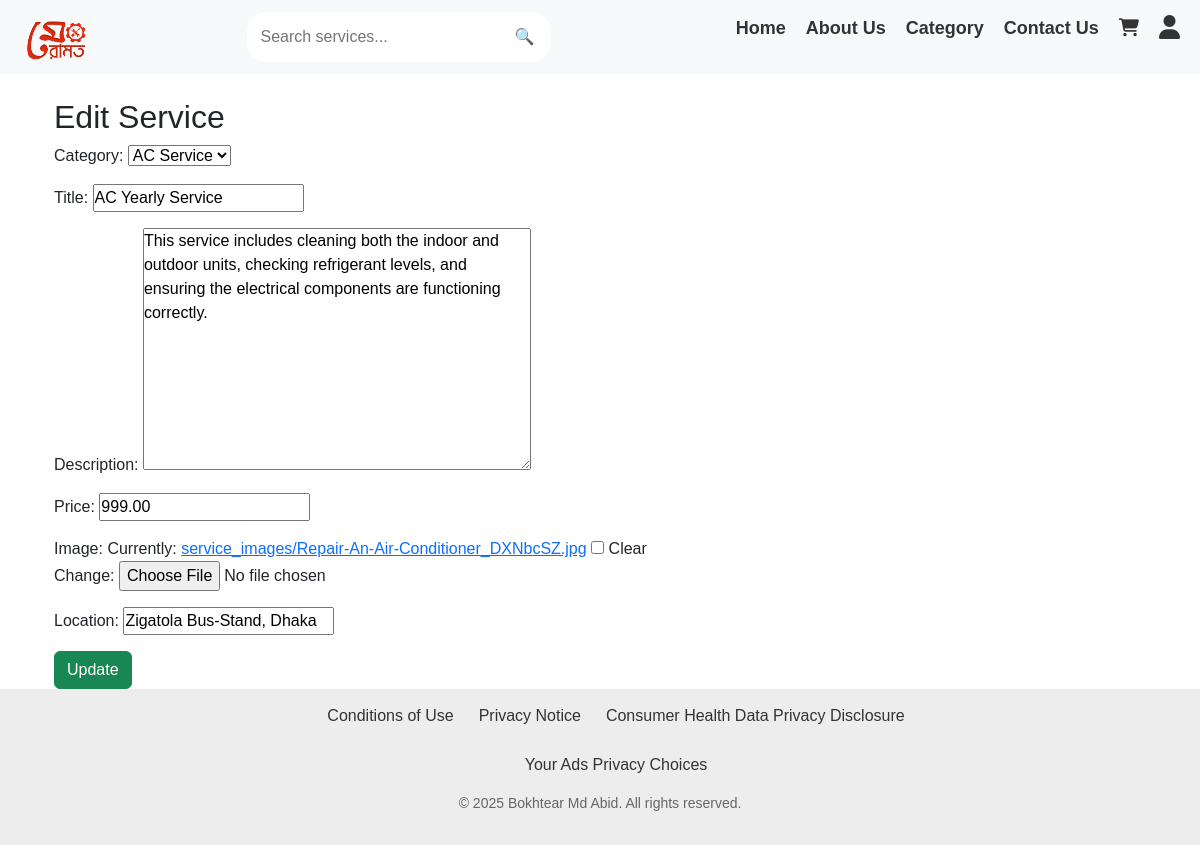
Page /seller/edit-service/1/ (signed in) on the committed database.
### meramotapp/models.py (models this page shows, shortened)
class Service(models.Model):
    seller = models.ForeignKey(settings.AUTH_USER_MODEL, on_delete=models.CASCADE, limit_choices_to={'is_seller': True})
    category = models.ForeignKey('Category', on_delete=models.CASCADE)
    title = models.CharField(max_length=255)
    description = models.TextField()
    price = models.DecimalField(max_digits=10, decimal_places=2)
    image = models.ImageField(upload_to='service_images', null=True, blank=True)
    location = models.CharField(max_length=255, null=True, blank=True)
    rating = models.FloatField(default=0.0)
    created_at = models.DateTimeField(auto_now_add=True)

### meramotapp/views.py (the view)
# urls.py: path('seller/edit-service/<int:service_id>/', views.edit_service, name='edit_service'),
@login_required
def edit_service(request, service_id):
    service = get_object_or_404(Service, id=service_id, seller=request.user)
    if request.method == 'POST':
        form = ServiceForm(request.POST, request.FILES, instance=service)
        if form.is_valid():
            form.save()
            return redirect('seller_dashboard')
    else:
        form = ServiceForm(instance=service)
    return render(request, 'seller/edit_service.html', {'form': form})

### meramotapp/forms.py
class ServiceForm(forms.ModelForm):
    class Meta:
        model = Service
        fields = ['category', 'title', 'description', 'price', 'image', 'location']

### meramotapp/models.py (called while the page is built)
    def __str__(self):
        return self.name

### templates/seller/edit_service.html (shortened to what this page needs)
{% extends "base.html" %}
{% block content %}
<div class="container">
    <h2>Edit Service</h2>
    <form method="post" enctype="multipart/form-data">
        {{ form.as_p }}
        <button type="submit" class="btn btn-success">Update</button>
    </form>
</div>
{% endblock %}

### templates/navbar.html (style rules this page uses)
* { text-decoration: none; margin: 0; padding: 0; box-sizing: border-box; }

### templates/footer.html (style rules this page uses)
* { margin: 0; padding: 0; text-decoration: none; box-sizing: border-box; }
html, body { height: 100%; display: flex; flex-direction: column; font-family: 'Trebuchet MS', 'Lucida Sans Unicode', 'Lucida Grande', 'Lucida Sans', Arial, sans-serif; }

### rows in the picture
Service: category "AC Service", title "AC Yearly Service", description "This service includes cleaning both the indoor and outdoor units, checking refrigerant levels, and ensuring the electrical components are functioning correctly.", price "999.00", location "Zigatola Bus-Stand, Dhaka"
